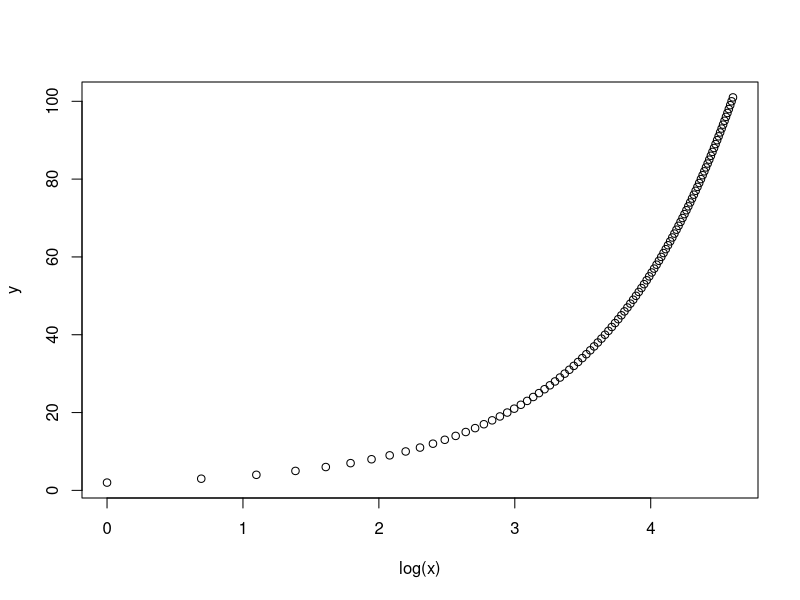

Write R code to recreate this figure.
## ---- chunk 1
knitr::opts_chunk$set(echo = TRUE)
## ---- chunk 2
x <- seq(1:100)
y <- c(2:101)
z <- x + y

plot(log(x), y)
